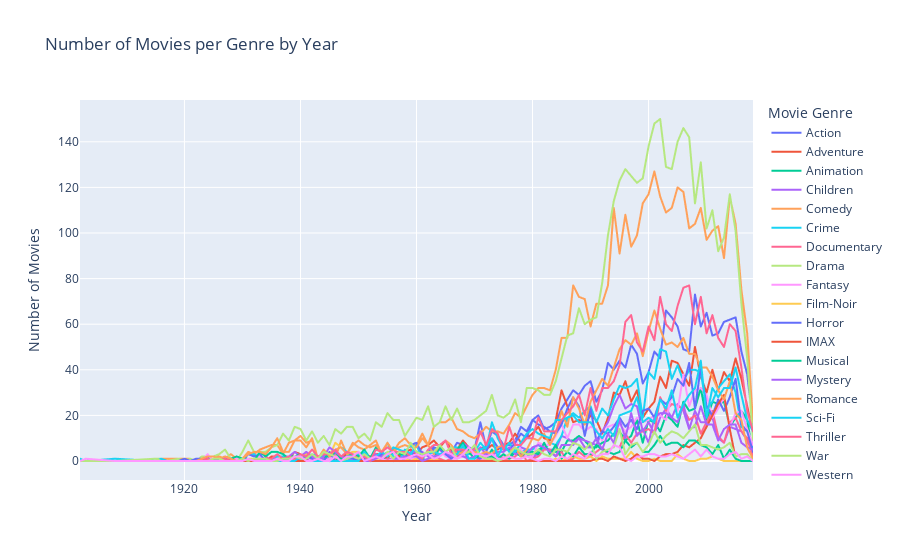

Write notebook code for a chart like this one.
### Markdown cell above
**Phân tích**
- Dựa vào biểu đồ số lượng phim theo thể loại và biểu đồ số lượng đánh giá theo thể loại(đã phân tích ở trên), ta có thể chia các thể loại phim thành 2 nhóm(dựa vào số lượng phim và số lượng đánh giá):
    - Nhóm phổ biến: Drama, Comedy, Thriller, Action, Romance, Adventure 
    - Nhóm ít phổ biến: Crime, Horror, Sci-Fi, Fantasy, Children, Animation,..., Film-Noir, IMAX, Documentary,...
- Ta có thể rõ nhóm phim phổ biến có sự vượt trội về số lượng phim và số lượng đánh giá của người dùng.

### Code cell
# Đếm số lượng phim theo năm và từng thể loại
genre_trend = movies.groupby('year')[genre_columns].sum()

# Vẽ biểu đồ xu hướng
movies_long = genre_trend.reset_index().melt(id_vars='year', var_name='Genre', value_name='Count')

fig = px.line(movies_long, x='year', y='Count', color='Genre',
              labels={'year': 'Year', 'Count': 'Number of Movies', 'Genre': 'Movie Genre'},
              title='Number of Movies per Genre by Year')
fig.show()
